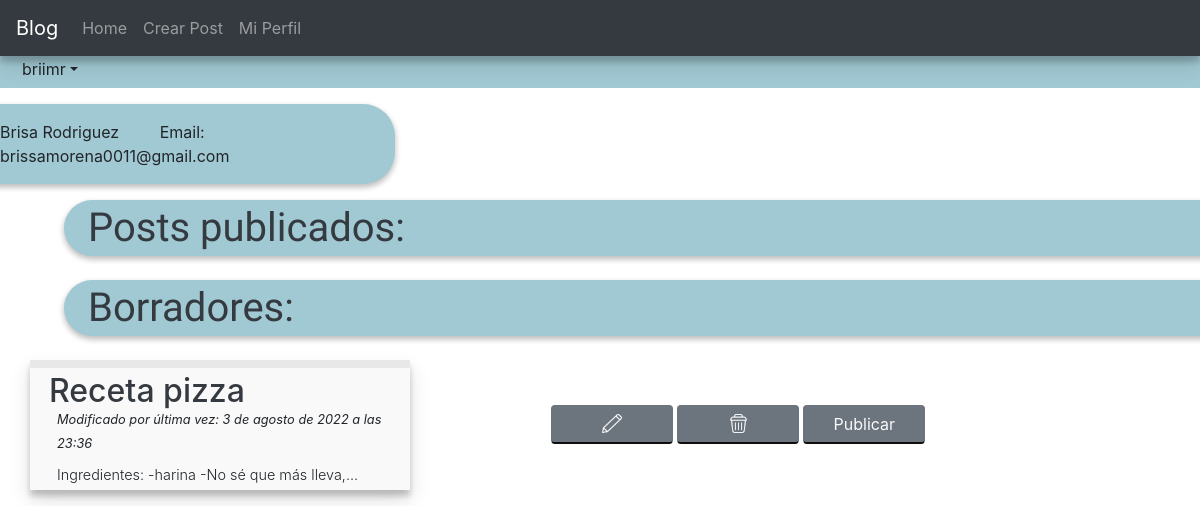
Before: /blog/delpost/receta-pollo-a-la-mostaza21 (signed in) with the older database file.
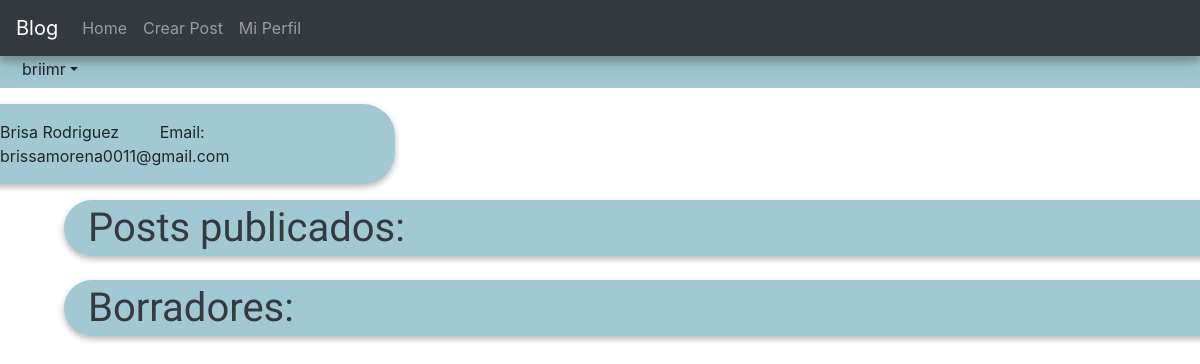
After: the same page with the newer database file.
### blogapp/models.py (models this page shows, shortened)
class Post(models.Model):
    class NewManager(models.Manager):
        def get_queryset(self):
            return super().get_queryset().filter(status='published')
    class NewManagerD(models.Manager):
        def get_queryset(self):
            return super().get_queryset().filter(status='draft')
    options = (
        ('draft', 'Draft'),
        ('published', 'Published'),
        )
    title = models.CharField(max_length=250)
    slug = models.SlugField(max_length=250, unique_for_date='publish')
    publish = models.DateTimeField(default=timezone.now)
    author = models.ForeignKey(User, on_delete=models.CASCADE, related_name='blogapp_posts')
    content = models.TextField()
    status = models.CharField(max_length=10, choices=options, default='draft')
    excerpt = models.TextField(null=True)
    objects = models.Manager()
    newmanager = NewManager()
    newmanagerd = NewManagerD()
    def get_absolute_url(self):
        return reverse('blog:post_single', args=[self.slug])
    class Meta:
        ordering = ('-publish',)

### blogapp/views.py (the view)
# urls.py: path('delpost/<postslug>', views.delpost, name='delpost'),
@login_required(login_url='/blog/auth/')
def delpost(request, postslug):
    deleted = Post.objects.get(slug=postslug)
    deletedid = PostCounter.objects.get(slug=deleted.slug)
    deletedid.delete()
    deleted.delete()
    userobj = get_object_or_404(User, username=request.user)
    pposts = Post.newmanager.all().filter(author=request.user)
    dposts = Post.newmanagerd.all().filter(author=request.user)
    return render(request, 'profile.html', {'username' : userobj.username, 'user_firstname' : userobj.first_name, 'user_lastname' : userobj.last_name, 'user_email' : userobj.email, 'pposts' : pposts, 'dposts' : dposts})

### blogapp/templates/profile.html (shortened to what this page needs)
{% extends 'base.html' %}
{% block content %}
{% load static %}
<div class="row pl-4 notpop" style="background-color: rgb(161, 201, 211); margin-top: 3.5rem;">
        <h5 class="btn pt-0 m-0 dropdown-toggle" id="dropdownMenuButton" data-toggle="dropdown" aria-haspopup="true" aria-expanded="false">{{username}}</h5>
    </div>
<div class="row mt-3 notpop">
    <div class="col-4 shadertwo d-flex justify-content-center" style="background-color: rgb(161, 201, 211); border-radius: 0 2rem 2rem 0; border: 0px;">
        <p class="mt-3">{{user_firstname}} {{user_lastname}}&nbsp &nbsp &nbsp &nbsp &nbspEmail: {{user_email}}</p>
    </div>
</div>
<h1 class="col-12 mt-3 text-dark pl-4 pt-1 pb-1 shadertwo notpop" style="margin-left: 4rem; font-family: 'Mukta', sans-serif; font-weight: 400; background-color: rgb(161, 201, 211); border-radius: 2rem 0 0 2rem;">Posts publicados:</h1>
<h1 class="col-12 mt-3 text-dark pl-4 pt-1 pb-1 shadertwo notpop" style="margin-left: 4rem; font-family: 'Mukta', sans-serif; font-weight: 400; background-color: rgb(161, 201, 211); border-radius: 2rem 0 0 2rem;">Borradores:</h1>
<div class="container mt-4">
    {% for post in dposts %}
        <div class="row align-items-center notpop">
            <div class="col-4 shaderone p-1 mb-3" style="background-color:  rgba(233, 233, 233, 0.295); border-top: .5rem inset rgba(209, 209, 209, 0.137);">
                <div class="col-12" style="margin-bottom: -.8rem;">
                    <a class="text-dark" href="{{post.get_absolute_url}}"><h2>{{post.title}}</h2></a>
                </div>
                <div class="col-12 ml-2"><small><i>Modificado por última vez: {{post.publish}}</i></small></div>
                <div class="col-12 mt-2 ml-2"><small class="font-weight-light" style="font-size: .9rem;">{{post.excerpt}}</small></div>
            </div>
            <div class="col-8">
                    <a class="col-2 btn btn-secondary mb-3" style="border-bottom: 2px outset rgb(99, 99, 99);" href="/blog/postedit/{{post.slug}}"><img class="btlight" style="height: 1.2rem; width: auto; margin-top: -.3rem;" src="{% static '2pencil.png' %}" alt=""></a>
                    <button type="button" style="border-bottom: 2px outset rgb(99, 99, 99);" class="col-2 btn btn-secondary mb-3 popupbtn" href=""><img class="btlight" style="height: 1.2rem; width: auto; margin-top: -.3rem;" src="{% static 'trashcan.png' %}" alt=""></button>
                    <a class="col-2 btn btn-secondary mb-3 text-light" style="border-bottom: 2px outset rgb(99, 99, 99);" href="/blog/repub/{{post.slug}}">Publicar</a>
            </div>
        </div>
    {% endfor %}
</div>
{% endblock %}

Changed rows visible on the page:
removed Post: title "Receta pizza", publish "3 de agosto de 2022 a las 23:36", excerpt "Ingredientes: -harina -No sé que más lleva,..."
